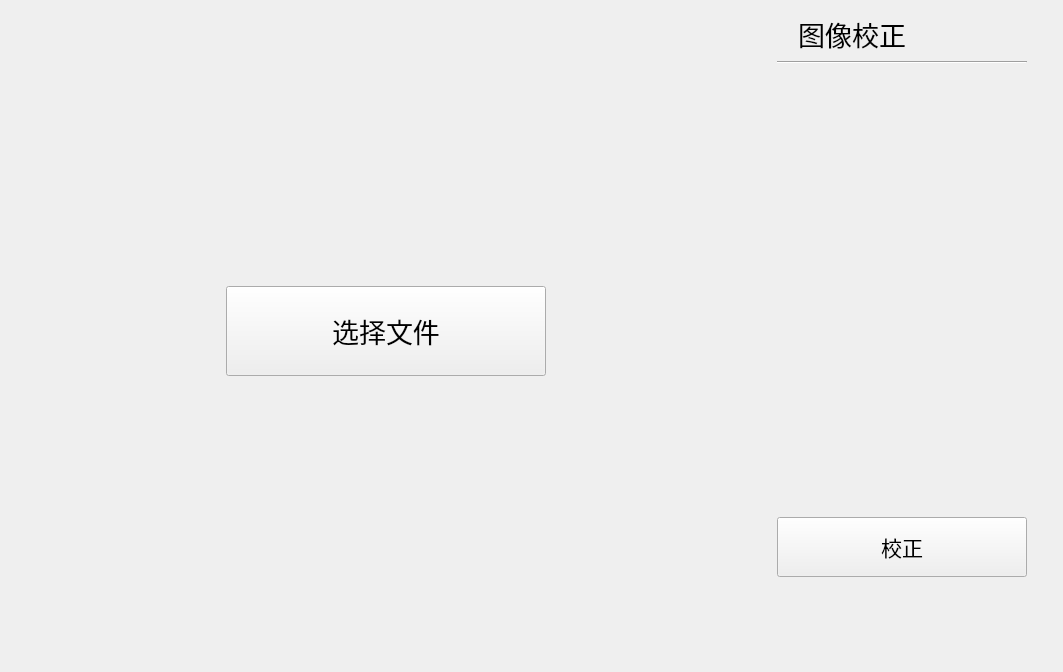
          <widget class="QWidget" name="page">
           <layout class="QVBoxLayout" name="verticalLayout_12">
            <item>
             <layout class="QHBoxLayout" name="horizontalLayout_5" stretch="700,1,300">
              <property name="spacing">
               <number>1</number>
              </property>
              <item>
               <layout class="QVBoxLayout" name="verticalLayout_3" stretch="1,1000,1">
                <property name="spacing">
                 <number>1</number>
                </property>
                <item>
                 <spacer name="verticalSpacer_4">
                  <property name="orientation">
                   <enum>Qt::Vertical</enum>
                  </property>
                  <property name="sizeHint" stdset="0">
                   <size>
                    <width>20</width>
                    <height>40</height>
                   </size>
                  </property>
                 </spacer>
                </item>
                <item>
                 <widget class="QWidget" name="widget_page1_1" native="true">
                  <property name="minimumSize">
                   <size>
                    <width>700</width>
                    <height>570</height>
                   </size>
                  </property>
                  <property name="maximumSize">
                   <size>
                    <width>16777215</width>
                    <height>16777215</height>
                   </size>
                  </property>
                  <layout class="QHBoxLayout" name="horizontalLayout_7">
                   <property name="spacing">
                    <number>1</number>
                   </property>
                   <property name="leftMargin">
                    <number>1</number>
                   </property>
                   <property name="topMargin">
                    <number>1</number>
                   </property>
                   <property name="rightMargin">
                    <number>1</number>
                   </property>
                   <property name="bottomMargin">
                    <number>1</number>
                   </property>
                   <item>
                    <spacer name="horizontalSpacer_9">
                     <property name="orientation">
                      <enum>Qt::Horizontal</enum>
                     </property>
                     <property name="sizeHint" stdset="0">
                      <size>
                       <width>94</width>
                       <height>20</height>
                      </size>
                     </property>
                    </spacer>
                   </item>
                   <item>
                    <layout class="QVBoxLayout" name="verticalLayout_8">
                     <item>
                      <spacer name="verticalSpacer_14">
                       <property name="orientation">
                        <enum>Qt::Vertical</enum>
                       </property>
                       <property name="sizeHint" stdset="0">
                        <size>
                         <width>20</width>
                         <height>40</height>
                        </size>
                       </property>
                      </spacer>
                     </item>
                     <item>
                      <widget class="QWidget" name="widget_page1_2" native="true">
                       <property name="minimumSize">
                        <size>
                         <width>450</width>
                         <height>280</height>
                        </size>
                       </property>
                       <property name="maximumSize">
                        <size>
                         <width>450</width>
                         <height>280</height>
                        </size>
                       </property>
                       <widget class="QPushButton" name="pushButton_page1_1">
                        <property name="enabled">
                         <bool>true</bool>
                        </property>
                        <property name="geometry">
                         <rect>
                          <x>70</x>
                          <y>90</y>
                          <width>320</width>
                          <height>90</height>
                         </rect>
                        </property>
                        <property name="minimumSize">
                         <size>
                          <width>320</width>
                          <height>90</height>
                         </size>
                        </property>
                        <property name="maximumSize">
                         <size>
                          <width>320</width>
                          <height>90</height>
                         </size>
                        </property>
                        <property name="font">
                         <font>
                          <family>黑体</family>
                          <pointsize>20</pointsize>
                         </font>
                        </property>
                        <property name="text">
                         <string>选择文件</string>
                        </property>
                        <property name="default">
                         <bool>false</bool>
                        </property>
                        <property name="flat">
                         <bool>false</bool>
                        </property>
                       </widget>
                      </widget>
                     </item>
                     <item>
                      <spacer name="verticalSpacer_15">
                       <property name="orientation">
                        <enum>Qt::Vertical</enum>
                       </property>
                       <property name="sizeHint" stdset="0">
                        <size>
                         <width>20</width>
                         <height>40</height>
                        </size>
                       </property>
                      </spacer>
                     </item>
                    </layout>
                   </item>
                   <item>
                    <spacer name="horizontalSpacer_10">
                     <property name="orientation">
                      <enum>Qt::Horizontal</enum>
                     </property>
                     <property name="sizeHint" stdset="0">
                      <size>
                       <width>94</width>
                       <height>20</height>
                      </size>
                     </property>
                    </spacer>
                   </item>
                  </layout>
                 </widget>
                </item>
                <item>
                 <spacer name="verticalSpacer_16">
                  <property name="orientation">
                   <enum>Qt::Vertical</enum>
                  </property>
                  <property name="sizeHint" stdset="0">
                   <size>
                    <width>20</width>
                    <height>40</height>
                   </size>
                  </property>
                 </spacer>
                </item>
               </layout>
              </item>
              <item>
               <spacer name="horizontalSpacer_11">
                <property name="orientation">
                 <enum>Qt::Horizontal</enum>
                </property>
                <property name="sizeHint" stdset="0">
                 <size>
                  <width>40</width>
                  <height>20</height>
                 </size>
                </property>
               </spacer>
              </item>
              <item>
               <layout class="QVBoxLayout" name="verticalLayout_9" stretch="1,1000,1">
                <property name="spacing">
                 <number>1</number>
                </property>
                <item>
                 <spacer name="verticalSpacer_17">
                  <property name="orientation">
                   <enum>Qt::Vertical</enum>
                  </property>
                  <property name="sizeHint" stdset="0">
                   <size>
                    <width>20</width>
                    <height>40</height>
                   </size>
                  </property>
                 </spacer>
                </item>
                <item>
                 <widget class="QWidget" name="widget_page1_6" native="true">
                  <property name="minimumSize">
                   <size>
                    <width>300</width>
                    <height>570</height>
                   </size>
                  </property>
                  <property name="maximumSize">
                   <size>
                    <width>300</width>
                    <height>16777215</height>
                   </size>
                  </property>
                  <layout class="QVBoxLayout" name="verticalLayout_10" stretch="0">
                   <property name="spacing">
                    <number>1</number>
                   </property>
                   <property name="leftMargin">
                    <number>1</number>
                   </property>
                   <property name="topMargin">
                    <number>1</number>
                   </property>
                   <property name="rightMargin">
                    <number>1</number>
                   </property>
                   <property name="bottomMargin">
                    <number>1</number>
                   </property>
                   <item>
                    <layout class="QHBoxLayout" name="horizontalLayout_8" stretch="100,800,100">
                     <property name="spacing">
                      <number>1</number>
                     </property>
                     <item>
                      <spacer name="horizontalSpacer_12">
                       <property name="orientation">
                        <enum>Qt::Horizontal</enum>
                       </property>
                       <property name="sizeHint" stdset="0">
                        <size>
                         <width>40</width>
                         <height>20</height>
                        </size>
                       </property>
                      </spacer>
                     </item>
                     <item>
                      <layout class="QVBoxLayout" name="verticalLayout_11" stretch="1,10,1,0,300,60,55">
                       <property name="spacing">
                        <number>1</number>
                       </property>
                       <item>
                        <spacer name="verticalSpacer_18">
                         <property name="orientation">
                          <enum>Qt::Vertical</enum>
                         </property>
                         <property name="sizeHint" stdset="0">
                          <size>
                           <width>20</width>
                           <height>40</height>
                          </size>
                         </property>
                        </spacer>
                       </item>
                       <item>
                        <widget class="QLabel" name="label_page1_1">
                         <property name="enabled">
                          <bool>true</bool>
                         </property>
                         <property name="font">
                          <font>
                           <family>黑体</family>
                           <pointsize>20</pointsize>
                          </font>
                         </property>
                         <property name="text">
                          <string>   图像校正</string>
                         </property>
                        </widget>
                       </item>
                       <item>
                        <spacer name="verticalSpacer_19">
                         <property name="orientation">
                          <enum>Qt::Vertical</enum>
                         </property>
                         <property name="sizeHint" stdset="0">
                          <size>
                           <width>247</width>
                           <height>13</height>
                          </size>
                         </property>
                        </spacer>
                       </item>
                       <item>
                        <widget class="Line" name="line_page1_2">
                         <property name="minimumSize">
                          <size>
                           <width>0</width>
                           <height>10</height>
                          </size>
                         </property>
                         <property name="maximumSize">
                          <size>
                           <width>16777215</width>
                           <height>10</height>
                          </size>
                         </property>
                         <property name="orientation">
                          <enum>Qt::Horizontal</enum>
                         </property>
                        </widget>
                       </item>
                       <item>
                        <spacer name="verticalSpacer_20">
                         <property name="orientation">
                          <enum>Qt::Vertical</enum>
                         </property>
                         <property name="sizeHint" stdset="0">
                          <size>
                           <width>20</width>
                           <height>40</height>
                          </size>
                         </property>
                        </spacer>
                       </item>
                       <item>
                        <widget class="QPushButton" name="pushButton_page1_2">
                         <property name="minimumSize">
                          <size>
                           <width>250</width>
                           <height>60</height>
                          </size>
                         </property>
                         <property name="maximumSize">
                          <size>
                           <width>250</width>
                           <height>60</height>
                          </size>
                         </property>
                         <property name="font">
                          <font>
                           <family>黑体</family>
                           <pointsize>16</pointsize>
                           <weight>50</weight>
                           <bold>false</bold>
                          </font>
                         </property>
                         <property name="text">
                          <string>校正</string>
                         </property>
                         <property name="autoDefault">
                          <bool>false</bool>
                         </property>
                        </widget>
                       </item>
                       <item>
                        <spacer name="verticalSpacer_21">
                         <property name="orientation">
                          <enum>Qt::Vertical</enum>
                         </property>
                         <property name="sizeHint" stdset="0">
                          <size>
                           <width>20</width>
                           <height>40</height>
                          </size>
                         </property>
                        </spacer>
                       </item>
                      </layout>
                     </item>
                     <item>
                      <spacer name="horizontalSpacer_13">
                       <property name="orientation">
                        <enum>Qt::Horizontal</enum>
                       </property>
                       <property name="sizeHint" stdset="0">
                        <size>
                         <width>0</width>
                         <height>20</height>
                        </size>
                       </property>
                      </spacer>
                     </item>
                    </layout>
                   </item>
                  </layout>
                 </widget>
                </item>
                <item>
                 <spacer name="verticalSpacer_22">
                  <property name="orientation">
                   <enum>Qt::Vertical</enum>
                  </property>
                  <property name="sizeHint" stdset="0">
                   <size>
                    <width>20</width>
                    <height>40</height>
                   </size>
                  </property>
                 </spacer>
                </item>
               </layout>
              </item>
             </layout>
            </item>
           </layout>
          </widget>
